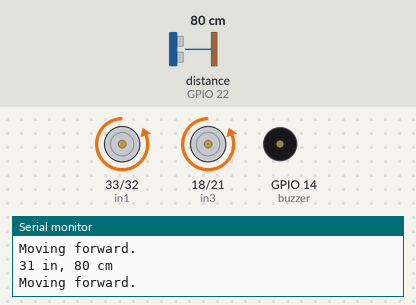
Bench run of a sketch on a simulated ESP32. Shown: motor-driver pin pairs drawn as motors (green arrow = first pin HIGH = forward, orange = second pin HIGH = backward, longer = more drive, scaled by the enable pin), buzzer (waves = sounding), the last lines printed to the serial monitor. Wiring (inferred from the names in the program): ultrasonic range finder: trigger GPIO 23; echo GPIO 22. The test bench sets the inputs (shaded band); at power-on: distance to the obstacle (sensor on GPIO 22) 80 cm. The echo pulse lasts 58.3 µs per cm; random numbers use the default seed unless the sketch sets one.

Above: at 1.2 s.
1.3 s: distance to the obstacle (sensor on GPIO 22) set to 22 cm
2.8 s: distance to the obstacle (sensor on GPIO 22) set to 17 cm
At 3.7 s:
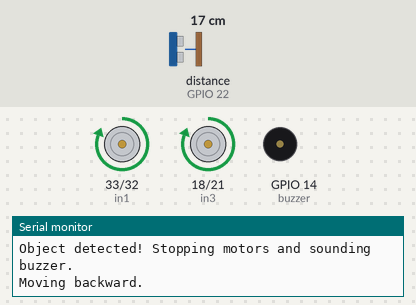
At 5.6 s:
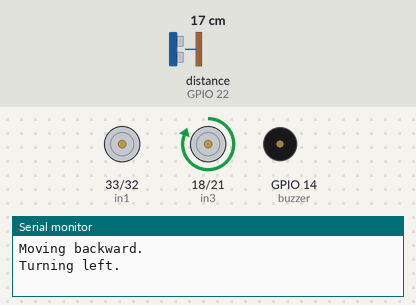
5.8 s: distance to the obstacle (sensor on GPIO 22) set to 35 cm
8.0 s: distance to the obstacle (sensor on GPIO 22) set to 2 cm
At 10.8 s:
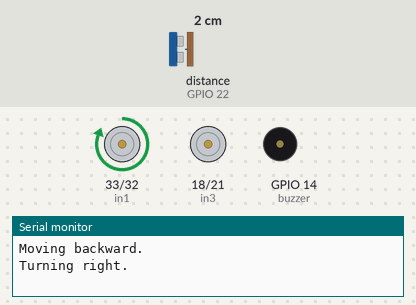
11.0 s: distance to the obstacle (sensor on GPIO 22) set to 60 cm
Timing chart, 0 to 14.0 s (numbered marks = the images above; inputs shaded):
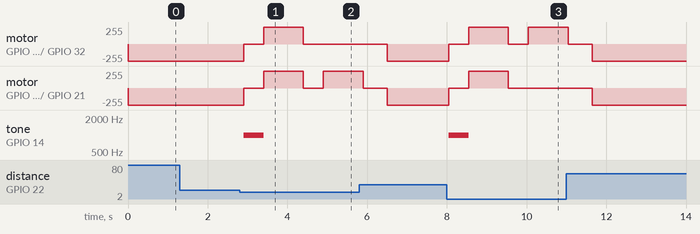

The sketch:

movement_ultrasonic_buzzer.ino
```cpp
// Buzzer connection
const int buzzer = 14; // Buzzer connected to pin 14

// Motor A connections (left motor)
int enA = 25;
int in1 = 33;
int in2 = 32;

// Motor B connections (right motor)
int enB = 19;
int in3 = 18;
int in4 = 21;

// Ultrasonic sensor Pins:
int trigPin = 23;    // Trigger pin
int echoPin = 22;    // Echo pin
long duration, cm, inches;

void setup() {
  // Start serial communication at 115200 baud rate
  Serial.begin(115200);

  // Initialize random seed
  randomSeed(analogRead(0));

  // Set all the motor control pins to outputs
  pinMode(enA, OUTPUT);
  pinMode(enB, OUTPUT);
  pinMode(in1, OUTPUT);
  pinMode(in2, OUTPUT);
  pinMode(in3, OUTPUT);
  pinMode(in4, OUTPUT);

  // Turn off motors - Initial state
  digitalWrite(in1, LOW);
  digitalWrite(in2, LOW);
  digitalWrite(in3, LOW);
  digitalWrite(in4, LOW);

  // Ultrasonic sensor setup
  pinMode(trigPin, OUTPUT);
  pinMode(echoPin, INPUT);

  // Buzzer setup
  pinMode(buzzer, OUTPUT); // Set buzzer as an output
}

void loop() {
  // Ultrasonic sensor code to measure distance
  // Ensure a clean HIGH pulse
  digitalWrite(trigPin, LOW);
  delayMicroseconds(5);
  digitalWrite(trigPin, HIGH);
  delayMicroseconds(10);
  digitalWrite(trigPin, LOW);

  // Read echo pulse
  duration = pulseIn(echoPin, HIGH, 30000); // Timeout after 30ms (max distance ~5m)

  // Check if a valid pulse was received
  if (duration == 0) {
    Serial.println("No pulse received");
    cm = 500; // Assume no obstacle within 5 meters
  } else {
    // Convert the time into a distance
    cm = (duration / 2) / 29.1;     // Divide by 29.1 or multiply by 0.0343
    inches = (duration / 2) / 74;   // Divide by 74 or multiply by 0.0135
  }

  // Print the results to the Serial Monitor
  Serial.print(inches);
  Serial.print(" in, ");
  Serial.print(cm);
  Serial.print(" cm");
  Serial.println();

  // Control the buzzer and motors based on the distance
  if (cm > 0 && cm < 20) { // If object is closer than 20 cm
    tone(buzzer, 1000);  // Sound the buzzer at 1KHz
    motorOff();          // Stop the motors
    Serial.println("Object detected! Stopping motors and sounding buzzer.");
    delay(500);          // Short delay before moving backward
    noTone(buzzer);      // Stop the buzzer

    // Move backward for a short duration
    moveBackward();
    Serial.println("Moving backward.");
    delay(1000);         // Adjust the time as needed
    motorOff();
    delay(500);

    // Randomly decide to turn left or right
    int turnDirection = random(0, 2); // Generates 0 or 1
    if (turnDirection == 0) {
      turnLeft();
      Serial.println("Turning left.");
    } else {
      turnRight();
      Serial.println("Turning right.");
    }
    delay(1000);         // Adjust the time as needed
    motorOff();
    delay(500);
  } else {
    noTone(buzzer);      // Ensure the buzzer is off
    moveForward();       // Continue moving forward
    Serial.println("Moving forward.");
  }

  delay(100);            // Short delay before next sensor reading
}

// Move both motors forward
void moveBackward() {
  analogWrite(enA, 255);  // Full speed for Motor A (left)
  analogWrite(enB, 255);  // Full speed for Motor B (right)

  digitalWrite(in1, HIGH);  // Motor A forward
  digitalWrite(in2, LOW);
  digitalWrite(in3, HIGH);  // Motor B forward
  digitalWrite(in4, LOW);
}

// Move both motors backward
void moveForward() {
  analogWrite(enA, 255);  // Full speed for Motor A (left)
  analogWrite(enB, 255);  // Full speed for Motor B (right)

  digitalWrite(in1, LOW);  // Motor A backward
  digitalWrite(in2, HIGH);
  digitalWrite(in3, LOW);  // Motor B backward
  digitalWrite(in4, HIGH);
}

// Turn left by slowing/stopping the left motor and keeping right motor forward
void turnLeft() {
  analogWrite(enA, 0);   // Slow down or stop Motor A (left)
  analogWrite(enB, 255);   // Full speed for Motor B (right)

  digitalWrite(in1, HIGH);  // Motor A forward (slow)
  digitalWrite(in2, LOW);
  digitalWrite(in3, HIGH);  // Motor B forward
  digitalWrite(in4, LOW);
}

// Turn right by slowing/stopping the right motor and keeping left motor forward
void turnRight() {
  analogWrite(enA, 255);   // Full speed for Motor A (left)
  analogWrite(enB, 0);   // Slow down or stop Motor B (right)

  digitalWrite(in1, HIGH);  // Motor A forward
  digitalWrite(in2, LOW);
  digitalWrite(in3, HIGH);  // Motor B forward (slow)
  digitalWrite(in4, LOW);
}

// Turn off both motors
void motorOff() {
  analogWrite(enA, 0);  // Stop PWM
  analogWrite(enB, 0);
  digitalWrite(in1, LOW);
  digitalWrite(in2, LOW);
  digitalWrite(in3, LOW);
  digitalWrite(in4, LOW);
}
```

Measured:
- the behaviour switches between 20 and 19 cm on distance to the obstacle (sensor on GPIO 22) (found by bisection; images 0 and 1)
- after the input at 2.8 s, motor on GPIO 33 (in1) / GPIO 32 (in2): backward 255/255 → stopped after 0.10 s, → forward 255/255 0.50 s later, → stopped 1.0 s later; motor on GPIO 18 (in3) / GPIO 21 (in4): alternates forward 255/255 for 1.0 s and stopped for 0.50 s, starting after 0.10 s
- after the input at 8.0 s, motor on GPIO 33 (in1) / GPIO 32 (in2): alternates forward 255/255 for 1.0 s and stopped for 0.50 s, starting at once; motor on GPIO 18 (in3) / GPIO 21 (in4): backward 255/255 → stopped at once, → forward 255/255 0.50 s later, → stopped 1.0 s later; tone on GPIO 14 (buzzer): silent → 1000 Hz at once, → silent 0.50 s later
